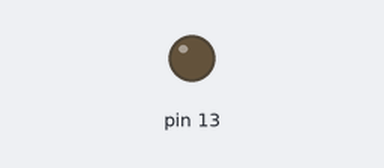
Simulated run of this sketch. Board: Arduino Uno, built with avr-gcc and run on an emulated ATmega328P. On the bench: output pins drawn as LEDs (lit = HIGH).

Above: at 0.7 s.
At 9.1 s:
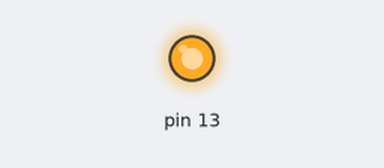
Timing chart, 0 to 9.9 s (numbered marks = the images above):
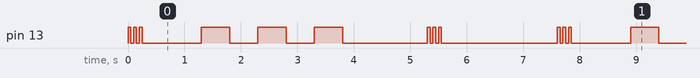

The sketch:

SOS.ino
```cpp
void setup() {
  // put your setup code here, to run once:
  pinMode(13, OUTPUT);
}

void loop() {
  // put your main code here, to run repeatedly:
  int fast = 50;  // The fast burst
  int slow = 500;  // The slow burst

  // 3 quick bursts for an S
  for (int i = 0; i < 3; i++){
    digitalWrite(13, HIGH);
    delay(fast);
    digitalWrite(13, LOW);
    delay(fast);
  }
  delay(1000);
  // 3 long bursts for an O
  for (int i = 0; i < 3; i++){
    digitalWrite(13, HIGH);
    delay(slow);
    digitalWrite(13, LOW);
    delay(slow);
  }
  delay(1000);
  // Another S
  for (int i = 0; i < 3; i++){
    digitalWrite(13, HIGH);
    delay(fast);
    digitalWrite(13, LOW);
    delay(fast);
  }
  delay(2000);
}
```

Measured:
- by itself, pin 13: repeats every 7.6 s: 2 × (LOW 0.05 s, HIGH 0.05 s), LOW 1.1 s, 2 × (HIGH 0.50 s, LOW 0.50 s), HIGH 0.50 s, LOW 1.5 s, 2 × (HIGH 0.05 s, LOW 0.05 s), HIGH 0.05 s, LOW 2.1 s, HIGH 0.05 s
- by itself, everything shown: repeats every 7.6 s, in 18 steps
